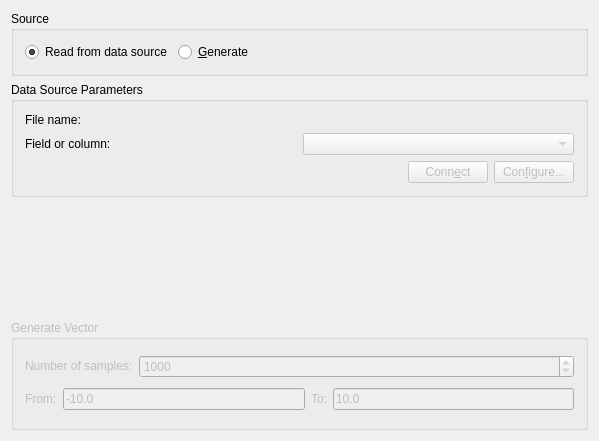
<ui version="4.0" >
 <class>VectorTab</class>
 <widget class="QWidget" name="VectorTab" >
  <property name="geometry" >
   <rect>
    <x>0</x>
    <y>0</y>
    <width>599</width>
    <height>441</height>
   </rect>
  </property>
  <layout class="QGridLayout" name="gridLayout_2" >
   <item row="0" column="0" >
    <widget class="QGroupBox" name="_sourceGroup" >
     <property name="title" >
      <string>Source</string>
     </property>
     <layout class="QHBoxLayout" >
      <item>
       <widget class="QRadioButton" name="_readFromSource" >
        <property name="text" >
         <string>Read from data source</string>
        </property>
        <property name="checked" >
         <bool>true</bool>
        </property>
       </widget>
      </item>
      <item>
       <widget class="QRadioButton" name="_generateX" >
        <property name="sizePolicy" >
         <sizepolicy vsizetype="Fixed" hsizetype="Fixed" >
          <horstretch>0</horstretch>
          <verstretch>0</verstretch>
         </sizepolicy>
        </property>
        <property name="whatsThis" >
         <string>Generate a new vector with the properties given here as the independent variable.</string>
        </property>
        <property name="text" >
         <string>&amp;Generate</string>
        </property>
       </widget>
      </item>
      <item>
       <spacer>
        <property name="orientation" >
         <enum>Qt::Horizontal</enum>
        </property>
        <property name="sizeType" >
         <enum>QSizePolicy::Expanding</enum>
        </property>
        <property name="sizeHint" stdset="0" >
         <size>
          <width>100</width>
          <height>0</height>
         </size>
        </property>
       </spacer>
      </item>
     </layout>
    </widget>
   </item>
   <item row="1" column="0" >
    <widget class="QGroupBox" name="_dataVectorGroup" >
     <property name="sizePolicy" >
      <sizepolicy vsizetype="MinimumExpanding" hsizetype="Preferred" >
       <horstretch>0</horstretch>
       <verstretch>0</verstretch>
      </sizepolicy>
     </property>
     <property name="title" >
      <string>Data Source Parameters</string>
     </property>
     <layout class="QGridLayout" name="gridLayout" >
      <item row="0" column="0" >
       <widget class="QLabel" name="label_4" >
        <property name="text" >
         <string>File name:</string>
        </property>
        <property name="alignment" >
         <set>Qt::AlignLeading|Qt::AlignLeft|Qt::AlignVCenter</set>
        </property>
        <property name="wordWrap" >
         <bool>false</bool>
        </property>
       </widget>
      </item>
      <item row="0" column="1" >
       <widget class="Kst::FileRequester" native="1" name="_fileName" />
      </item>
      <item row="1" column="0" >
       <widget class="QLabel" name="label_5" >
        <property name="text" >
         <string>Field or column:</string>
        </property>
        <property name="alignment" >
         <set>Qt::AlignLeading|Qt::AlignLeft|Qt::AlignVCenter</set>
        </property>
        <property name="wordWrap" >
         <bool>false</bool>
        </property>
       </widget>
      </item>
      <item row="1" column="1" >
       <widget class="Kst::ComboBox" name="_field" >
        <property name="enabled" >
         <bool>false</bool>
        </property>
       </widget>
      </item>
      <item row="2" column="0" colspan="2" >
       <layout class="QHBoxLayout" >
        <property name="margin" >
         <number>0</number>
        </property>
        <item>
         <spacer>
          <property name="orientation" >
           <enum>Qt::Horizontal</enum>
          </property>
          <property name="sizeType" >
           <enum>QSizePolicy::Expanding</enum>
          </property>
          <property name="sizeHint" stdset="0" >
           <size>
            <width>21</width>
            <height>0</height>
           </size>
          </property>
         </spacer>
        </item>
        <item>
         <widget class="QPushButton" name="_connect" >
          <property name="enabled" >
           <bool>false</bool>
          </property>
          <property name="text" >
           <string>Conn&amp;ect</string>
          </property>
         </widget>
        </item>
        <item>
         <widget class="QPushButton" name="_configure" >
          <property name="enabled" >
           <bool>false</bool>
          </property>
          <property name="text" >
           <string>Con&amp;figure...</string>
          </property>
         </widget>
        </item>
       </layout>
      </item>
     </layout>
    </widget>
   </item>
   <item row="2" column="0" >
    <widget class="Kst::DataRange" native="1" name="_dataRange" >
     <property name="sizePolicy" >
      <sizepolicy vsizetype="MinimumExpanding" hsizetype="Preferred" >
       <horstretch>0</horstretch>
       <verstretch>0</verstretch>
      </sizepolicy>
     </property>
    </widget>
   </item>
   <item row="3" column="0" >
    <widget class="QGroupBox" name="_generatedVectorGroup" >
     <property name="enabled" >
      <bool>false</bool>
     </property>
     <property name="sizePolicy" >
      <sizepolicy vsizetype="MinimumExpanding" hsizetype="Preferred" >
       <horstretch>0</horstretch>
       <verstretch>0</verstretch>
      </sizepolicy>
     </property>
     <property name="title" >
      <string>Generate Vector</string>
     </property>
     <layout class="QGridLayout" >
      <item row="0" column="0" >
       <widget class="QLabel" name="label_2" >
        <property name="sizePolicy" >
         <sizepolicy vsizetype="Fixed" hsizetype="Fixed" >
          <horstretch>0</horstretch>
          <verstretch>0</verstretch>
         </sizepolicy>
        </property>
        <property name="text" >
         <string>Number of samples:</string>
        </property>
        <property name="wordWrap" >
         <bool>false</bool>
        </property>
       </widget>
      </item>
      <item row="1" column="0" colspan="2" >
       <layout class="QHBoxLayout" >
        <property name="spacing" >
         <number>6</number>
        </property>
        <property name="margin" >
         <number>0</number>
        </property>
        <item>
         <widget class="QLabel" name="label" >
          <property name="sizePolicy" >
           <sizepolicy vsizetype="Fixed" hsizetype="Fixed" >
            <horstretch>0</horstretch>
            <verstretch>0</verstretch>
           </sizepolicy>
          </property>
          <property name="text" >
           <string>From:</string>
          </property>
          <property name="wordWrap" >
           <bool>false</bool>
          </property>
         </widget>
        </item>
        <item>
         <widget class="QLineEdit" name="_from" >
          <property name="whatsThis" >
           <string>The minimum value of the independent variable.</string>
          </property>
          <property name="text" >
           <string>-10.0</string>
          </property>
         </widget>
        </item>
        <item>
         <widget class="QLabel" name="label_3" >
          <property name="sizePolicy" >
           <sizepolicy vsizetype="Fixed" hsizetype="Fixed" >
            <horstretch>0</horstretch>
            <verstretch>0</verstretch>
           </sizepolicy>
          </property>
          <property name="text" >
           <string>To:</string>
          </property>
          <property name="wordWrap" >
           <bool>false</bool>
          </property>
         </widget>
        </item>
        <item>
         <widget class="QLineEdit" name="_to" >
          <property name="whatsThis" >
           <string>The maximum value of the independent variable.</string>
          </property>
          <property name="text" >
           <string>10.0</string>
          </property>
         </widget>
        </item>
       </layout>
      </item>
      <item row="0" column="1" >
       <widget class="QSpinBox" name="_numberOfSamples" >
        <property name="sizePolicy" >
         <sizepolicy vsizetype="Fixed" hsizetype="Expanding" >
          <horstretch>0</horstretch>
          <verstretch>0</verstretch>
         </sizepolicy>
        </property>
        <property name="whatsThis" >
         <string>The number of samples for the new independent variable.</string>
        </property>
        <property name="maximum" >
         <number>1000000000</number>
        </property>
        <property name="singleStep" >
         <number>1000</number>
        </property>
        <property name="value" >
         <number>1000</number>
        </property>
       </widget>
      </item>
     </layout>
    </widget>
   </item>
  </layout>
 </widget>
 <layoutdefault spacing="6" margin="11" />
 <pixmapfunction>qPixmapFromMimeSource</pixmapfunction>
 <customwidgets>
  <customwidget>
   <class>Kst::FileRequester</class>
   <extends>QWidget</extends>
   <header>filerequester.h</header>
  </customwidget>
  <customwidget>
   <class>Kst::ComboBox</class>
   <extends>QComboBox</extends>
   <header>combobox.h</header>
  </customwidget>
  <customwidget>
   <class>Kst::DataRange</class>
   <extends>QWidget</extends>
   <header>datarange.h</header>
  </customwidget>
 </customwidgets>
 <resources/>
 <connections/>
</ui>
